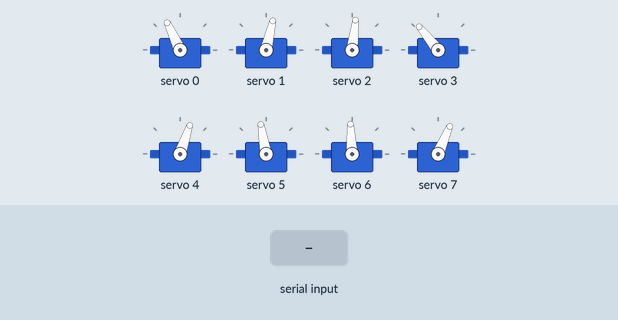
This sketch was run on a simulated ESP32. Shown: 8 × servo. Inputs (shaded band) come from the test bench. What the sketch prints to the serial monitor is not drawn.

Above: at 12.2 s.
12.3 s: "2" received over Serial
At 12.77 s:
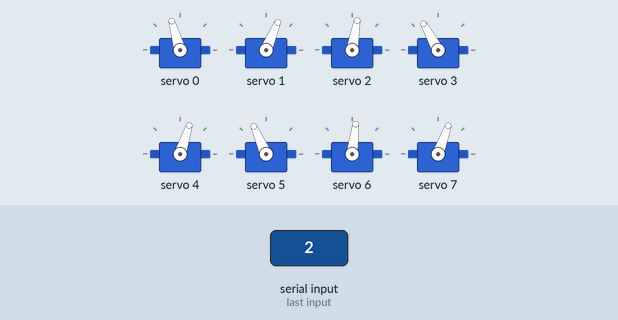
At 13.19 s:
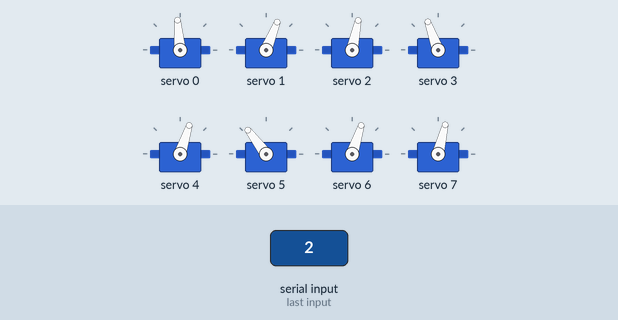
15.3 s: "1" received over Serial
18.3 s: "0" received over Serial
At 18.3 s:
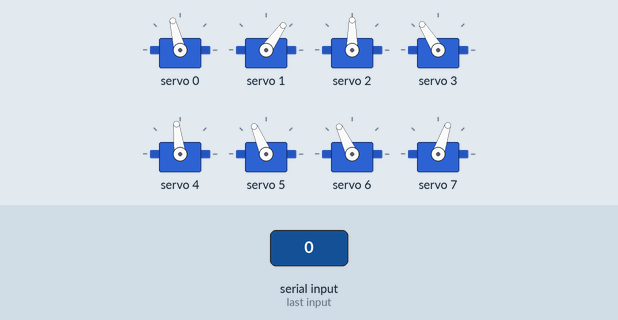
Timing chart, 0 to 21.3 s (numbered marks = the images above; inputs shaded):
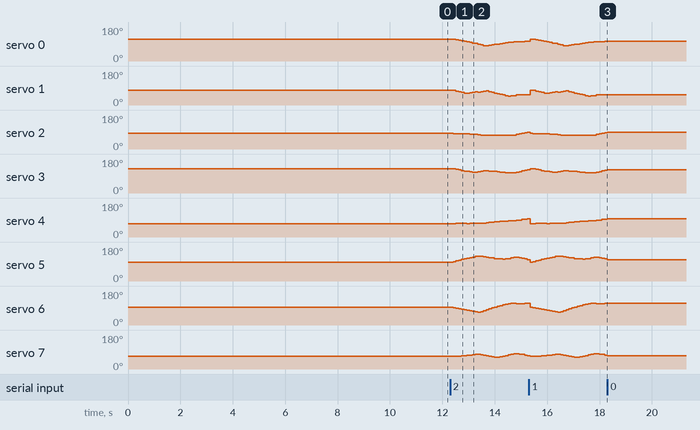

Measured:
- after the input at 12.3 s, servo 0: 115° → 114° after 0.11 s, → 112° 0.11 s later, → 109° 0.11 s later, → 106° 0.11 s later, … (25 changes in this stretch); servo 1: 77° → 74° after 0.22 s, → 71° 0.10 s later, → 67° 0.11 s later, → 63° 0.11 s later, … (25 changes in this stretch)
- after the input at 18.3 s, servo 0: stops changing and stays 104°; servo 1: stops changing and stays 55°; servo 2: stops changing and stays 90°; servo 3: stops changing and stays 122°; servo 4: stops changing and stays 97°

The sketch:

3D_SS_6.ino
```cpp
// HOW TO:
// ------------------------------
// Serial input = 2 -> Steps through gait sequence once and stops at the end.
// Serial input = 1 -> Steps through gait sequence in a loop.
// Serial input = 0 -> Stops infinite loop at the node where it is at that moment

//Gait template
#include <Wire.h>
#include <Adafruit_PWMServoDriver.h>

Adafruit_PWMServoDriver pca9685 = Adafruit_PWMServoDriver();

#define SERVO_FREQ 300
#define SER0 0 //Hip 1
#define SER1 1 //Knee 1
#define SER2 2 //Hip 2
#define SER3 3 //Knee 2
#define SER4 4 //Hip 3
#define SER5 5 //Knee 3
#define SER6 6 //Hip 4
#define SER7 7 //Knee 4


// Insert servo angles here:
// For 3D gaits, these angles are obtained from linearisation.py
// For 2D gaits, these angles are obtained from 2D_trajectory_reader.py
float SS_servo0[] = {-0.52438929, -0.51413563, -0.46514903, -0.3975036 , -0.31986514, -0.2546838 , -0.19386187, -0.12356024, -0.04734274,  0.0187333 ,  0.09937304,  0.22684081,  0.31838103,  0.34337898,  0.26951625,  0.20524568,  0.15070082,  0.09741462,  0.04466136, -0.00940902, -0.06539798, -0.12128714, -0.15992075, -0.18846892, -0.20665197, -0.22390968, -0.23405821, -0.25734474, -0.27920059, -0.32921893, -0.36979683, -0.40167763, -0.44863075, -0.49660624, -0.52254331, -0.52359686, -0.52359431, -0.52359541, -0.5226555 , -0.52360446, -0.52535601, -0.5231636 , -0.52244094, -0.52331869};
float SS_servo1[] = {0.26026108, 0.25962868, 0.32944697, 0.41171019, 0.49846944, 0.59222812, 0.63792637, 0.56413304, 0.48062933, 0.44367613, 0.45942546, 0.40249335, 0.33023296, 0.29152428, 0.40165029, 0.50030529, 0.58734656, 0.67614571, 0.76540268, 0.85460509, 0.94444313, 0.98848345, 0.95601593, 0.9058972 , 0.84334204, 0.81024695, 0.77765719, 0.77959581, 0.78560851, 0.83897095, 0.86592069, 0.86973077, 0.90457006, 0.95264356, 0.95975899, 0.91388766, 0.84243503, 0.77053344, 0.69628783, 0.62145043, 0.5509808 , 0.48294174, 0.41584645, 0.34432278};
float SS_servo2[] = {-0.29281476, -0.32700194, -0.34404531, -0.34961041, -0.34909035, -0.35271561, -0.3600485 , -0.36809973, -0.38398862, -0.41496652, -0.46694851, -0.49450003, -0.5140293 , -0.52960778, -0.51139848, -0.5184299 , -0.51553919, -0.5016925 , -0.49132078, -0.49575666, -0.50856567, -0.51352773, -0.52431752, -0.49427043, -0.4240811 , -0.35803026, -0.27869505, -0.19656834, -0.11253366, -0.01927293,  0.06349281,  0.14285455,  0.22491643,  0.30088794,  0.34864595,  0.32805048,  0.2551764 ,  0.18043263,  0.10521546,  0.03253686, -0.03845857, -0.11076313, -0.17550516, -0.23786973};
float SS_servo3[] = {0.7874015 , 0.77971422, 0.7089    , 0.62809267, 0.54730691, 0.48209584, 0.4281517 , 0.37714081, 0.34777857, 0.35279475, 0.41344273, 0.47021678, 0.51710964, 0.54624053, 0.48418796, 0.46585209, 0.43286854, 0.37994676, 0.33178869, 0.30778545, 0.28946359, 0.23053643, 0.21090073, 0.25143144, 0.33925452, 0.41374296, 0.49296133, 0.57671219, 0.6447374 , 0.58064787, 0.50012008, 0.41875843, 0.33827944, 0.26837371, 0.1854519 , 0.17591956, 0.2516839 , 0.33802065, 0.42465335, 0.50077251, 0.57333655, 0.65435712, 0.71667382, 0.76775163};
float SS_servo4[] = { 0.52467416,  0.52419452,  0.51681987,  0.51409601,  0.51604686,  0.51962608,  0.52361041,  0.52338395,  0.52346256,  0.52315027,  0.52150471,  0.51150679,  0.48480573,  0.44865117,  0.40131105,  0.36510998,  0.31870595,  0.28546119,  0.26454636,  0.23915497,  0.24645409,  0.22066384,  0.20646168,  0.19071004,  0.15492784,  0.09049434,  0.02913134, -0.03167424, -0.08652521, -0.1484567 , -0.21401538, -0.28902502, -0.34824609, -0.31570452, -0.21534661, -0.10246127, -0.02013539,  0.0592901 ,  0.14117964,  0.20568712,  0.26852816,  0.36832752,  0.46272755,  0.51176669};
float SS_servo5[] = {-0.33559543, -0.40013033, -0.4831736 , -0.56647003, -0.65016774, -0.7331806 , -0.81644996, -0.89485845, -0.96838517, -1.03631592, -1.08181691, -1.06334983, -1.01015957, -0.94821521, -0.89158769, -0.85454046, -0.79017426, -0.74907469, -0.73260081, -0.71011343, -0.76022718, -0.77181136, -0.84127425, -0.91431109, -0.9483683 , -0.88507626, -0.80436494, -0.72159   , -0.64229795, -0.56007372, -0.47789303, -0.38192116, -0.32345015, -0.38753018, -0.4529124 , -0.50975302, -0.5786685 , -0.63789859, -0.70333464, -0.71826345, -0.64666519, -0.55527268, -0.45879565, -0.34122455};
float SS_servo6[] = { 0.02175475, -0.01557278, -0.07495021, -0.13273916, -0.18898033, -0.2470115 , -0.304042  , -0.3560065 , -0.4142261 , -0.47856503, -0.50548   , -0.43491347, -0.32853941, -0.20615043, -0.1201101 , -0.03481031,  0.05439623,  0.13331112,  0.20393848,  0.28546275,  0.36988266,  0.442688  ,  0.48777542,  0.48093524,  0.44383205,  0.44426524,  0.44702241,  0.46351893,  0.48003743,  0.49601508,  0.50699004,  0.51840948,  0.53063968,  0.50280757,  0.45421677,  0.38868469,  0.33763272,  0.30504428,  0.27153688,  0.21681459,  0.15325345,  0.11216582,  0.08729945,  0.06053345};
float SS_servo7[] = {-0.48499402, -0.48253844, -0.46866852, -0.44734601, -0.41886974, -0.38000232, -0.34002811, -0.31045719, -0.26097081, -0.19326371, -0.17924053, -0.26794771, -0.34486879, -0.40350642, -0.48531827, -0.54013169, -0.58639769, -0.58862634, -0.52450249, -0.44689949, -0.36850231, -0.28925398, -0.18475357, -0.11380475, -0.11376223, -0.18215687, -0.24308892, -0.32212572, -0.39597177, -0.47788769, -0.55628894, -0.63966388, -0.72253   , -0.71739066, -0.66715218, -0.58889919, -0.5529601 , -0.55090801, -0.54869104, -0.50970962, -0.4527691 , -0.43521899, -0.45270012, -0.47343124};

int node=0;
int first=0;
int input=0;
int end_time=0;
int time_step=100000;
int steps = sizeof(SS_servo0)/sizeof(SS_servo0[0]);
int one_print = 0;

// -------------------Joint configurations-------------------
int servo0=0;
int servo0_deg=0;
int servo1=0;
int servo1_deg=0;
int servo2=0;
int servo2_deg=0;
int servo3=0;
int servo3_deg=0;
int servo4=0;
int servo4_deg=0;
int servo5=0;
int servo5_deg=0;
int servo6=0;
int servo6_deg=0;
int servo7=0;
int servo7_deg=0;

void setup() {
  Serial.begin(115200);
  pca9685.begin();

  pca9685.setOscillatorFrequency(27000000); //Value between 24MHz and 27MHz, tuned for this setup
  pca9685.setPWMFreq(SERVO_FREQ);
  delay (1000);

  servo0_deg=SS_servo0[0]/3.14159265*180;
  servo0=map(servo0_deg,-38,90,2200,1030);
  servo1_deg=SS_servo1[0]/3.14159265*180;
  servo1=map(servo1_deg,-90,90,2600,950);
  servo2_deg=SS_servo2[0]/3.14159265*180;
  servo2=map(servo2_deg,-38,90,1510,2730);
  servo3_deg=SS_servo3[0]/3.14159265*180;
  servo3=map(servo3_deg,-90,90,1100,2700);
  servo4_deg=SS_servo4[0]/3.14159265*180;
  servo4=map(servo4_deg,-90,38,2700,1500);
  servo5_deg=SS_servo5[0]/3.14159265*180;
  servo5=map(servo5_deg,-90,90,2600,930);
  servo6_deg=SS_servo6[0]/3.14159265*180;
  servo6=map(servo6_deg,-90,38,850,2250);
  servo7_deg=SS_servo7[0]/3.14159265*180;
  servo7=map(servo7_deg,-90,90,920,2620);

  pca9685.setPWM(SER0,0,servo0);
  pca9685.setPWM(SER1,0,servo1);
  pca9685.setPWM(SER2,0,servo2);
  pca9685.setPWM(SER3,0,servo3);
  pca9685.setPWM(SER4,0,servo4);
  pca9685.setPWM(SER5,0,servo5);
  pca9685.setPWM(SER6,0,servo6);
  pca9685.setPWM(SER7,0,servo7);

  Serial.print("Node:");
  Serial.println(node);
  Serial.print("servo0 -> rads:");
  Serial.print(SS_servo0[node]);
  Serial.print("        deg:");
  Serial.print(servo0_deg);
  Serial.print("        us:");
  Serial.println(servo0);
  Serial.print("servo1 -> rads:");
  Serial.print(SS_servo1[node]);
  Serial.print("        deg:");
  Serial.print(servo1_deg);
  Serial.print("        us:");
  Serial.println(servo1);
  Serial.print("servo2 -> rads:");
  Serial.print(SS_servo2[node]);
  Serial.print("        deg:");
  Serial.print(servo2_deg);
  Serial.print("        us:");
  Serial.println(servo2);
  Serial.print("servo3 -> rads:");
  Serial.print(SS_servo3[node]);
  Serial.print("        deg:");
  Serial.print(servo3_deg);
  Serial.print("        us:");
  Serial.println(servo3);
  Serial.print("servo4 -> rads:");
  Serial.print(SS_servo4[node]);
  Serial.print("        deg:");
  Serial.print(servo4_deg);
  Serial.print("        us:");
  Serial.println(servo4);
  Serial.print("servo5 -> rads:");
  Serial.print(SS_servo5[node]);
  Serial.print("        deg:");
  Serial.print(servo5_deg);
  Serial.print("        us:");
  Serial.println(servo5);
  Serial.print("servo6 -> rads:");
  Serial.print(SS_servo6[node]);
  Serial.print("        deg:");
  Serial.print(servo6_deg);
  Serial.print("        us:");
  Serial.println(servo6);
  Serial.print("servo7 -> rads:");
  Serial.print(SS_servo7[node]);
  Serial.print("        deg:");
  Serial.print(servo7_deg);
  Serial.print("        us:");
  Serial.println(servo7);

  Serial.println("10");
  delay(1000);
  Serial.println("9");
  delay(1000);
  Serial.println("8");
  delay(1000);
  Serial.println("7");
  delay(1000);
  Serial.println("6");
  delay(1000);
  Serial.println("5");
  delay(1000);
  Serial.println("4");
  delay(1000);
  Serial.println("3");
  delay(1000);
  Serial.println("2");
  delay(1000);
  Serial.println("1");
  delay(1000);

}

void loop()
{
  if(Serial.available()>0)
  {
    first=Serial.read();
    if(first=='2')
    {
      input=2;
      node=0;
      one_print=1;
    }
    if(first=='1')
    {
      input=1;
      node=0;
      one_print=1;
    }
    if(first=='0')
    {
      input=0;
    }
  }
  if(input==1 or input==2)
  {
      if(esp_timer_get_time()>=end_time)
      {
        servo0_deg=SS_servo0[node]/3.14159265*180;
        servo0=map(servo0_deg,-38,90,2200,1030);
        servo1_deg=SS_servo1[node]/3.14159265*180;
        servo1=map(servo1_deg,-90,90,2600,950);
        servo2_deg=SS_servo2[node]/3.14159265*180;
        servo2=map(servo2_deg,-38,90,1510,2730);
        servo3_deg=SS_servo3[node]/3.14159265*180;
        servo3=map(servo3_deg,-90,90,1100,2700);
        servo4_deg=SS_servo4[node]/3.14159265*180;
        servo4=map(servo4_deg,-90,38,2700,1500);
        servo5_deg=SS_servo5[node]/3.14159265*180;
        servo5=map(servo5_deg,-90,90,2600,930);
        servo6_deg=SS_servo6[node]/3.14159265*180;
        servo6=map(servo6_deg,-90,38,850,2250);
        servo7_deg=SS_servo7[node]/3.14159265*180;
        servo7=map(servo7_deg,-90,90,920,2620);

        pca9685.setPWM(SER0,0,servo0);
        pca9685.setPWM(SER1,0,servo1);
        pca9685.setPWM(SER2,0,servo2);
        pca9685.setPWM(SER3,0,servo3);
        pca9685.setPWM(SER4,0,servo4);
        pca9685.setPWM(SER5,0,servo5);
        pca9685.setPWM(SER6,0,servo6);
        pca9685.setPWM(SER7,0,servo7);

        node+=1;
        if(node>=steps and input==1)
        {
          Serial.print("Input:");
          Serial.println(input);
          node=0;
        }
        if(node>=steps and input==2)
        {
          Serial.print("Input:");
          Serial.println(input);
          input=0;
        }
         end_time=esp_timer_get_time()+time_step;
      }
   }

  if(input == 0)
  {
        pca9685.setPWM(SER0,0,servo0);
        pca9685.setPWM(SER1,0,servo1);
        pca9685.setPWM(SER2,0,servo2);
        pca9685.setPWM(SER3,0,servo3);
        pca9685.setPWM(SER4,0,servo4);
        pca9685.setPWM(SER5,0,servo5);
        pca9685.setPWM(SER6,0,servo6);
        pca9685.setPWM(SER7,0,servo7);

        if(one_print==1)
        {
          Serial.print("Input:");
          Serial.println(input);
          Serial.print("Node:");
          Serial.println(node);
          Serial.print("servo0 -> rads:");
          Serial.print(SS_servo0[node]);
          Serial.print("        deg:");
          Serial.print(servo0_deg);
          Serial.print("        us:");
          Serial.println(servo0);
          Serial.print("servo1 -> rads:");
          Serial.print(SS_servo1[node]);
          Serial.print("        deg:");
          Serial.print(servo1_deg);
          Serial.print("        us:");
          Serial.println(servo1);
          Serial.print("servo2 -> rads:");
          Serial.print(SS_servo2[node]);
          Serial.print("        deg:");
          Serial.print(servo2_deg);
          Serial.print("        us:");
          Serial.println(servo2);
          Serial.print("servo3 -> rads:");
          Serial.print(SS_servo3[node]);
          Serial.print("        deg:");
          Serial.print(servo3_deg);
          Serial.print("        us:");
          Serial.println(servo3);
          Serial.print("servo4 -> rads:");
          Serial.print(SS_servo4[node]);
          Serial.print("        deg:");
          Serial.print(servo4_deg);
          Serial.print("        us:");
          Serial.println(servo4);
          Serial.print("servo5 -> rads:");
          Serial.print(SS_servo5[node]);
          Serial.print("        deg:");
          Serial.print(servo5_deg);
          Serial.print("        us:");
          Serial.println(servo5);
          Serial.print("servo6 -> rads:");
          Serial.print(SS_servo6[node]);
          Serial.print("        deg:");
          Serial.print(servo6_deg);
          Serial.print("        us:");
          Serial.println(servo6);
          Serial.print("servo7 -> rads:");
          Serial.print(SS_servo7[node]);
          Serial.print("        deg:");
          Serial.print(servo7_deg);
          Serial.print("        us:");
          Serial.println(servo7);
          one_print=0;
        }

  }
}
```
